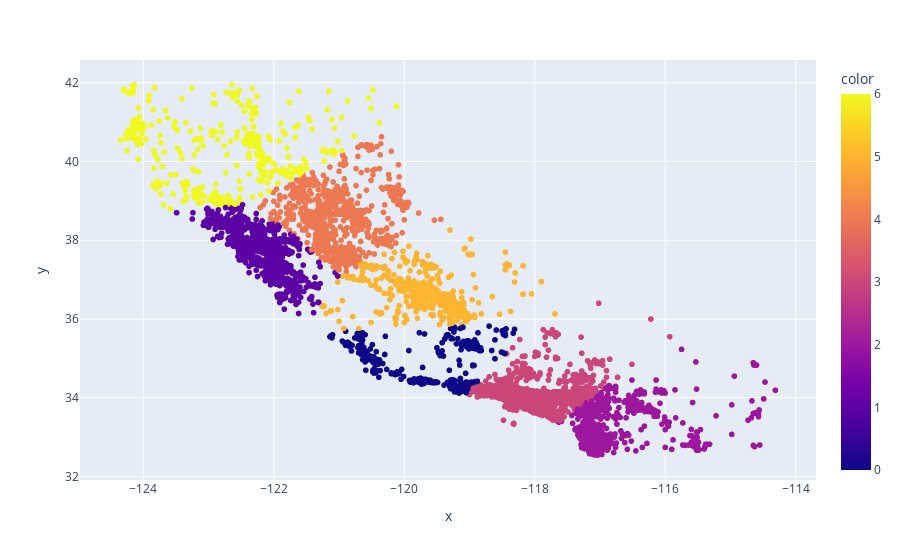

Write notebook code for a chart like this one.
### Code cell
import plotly.express as px

px.scatter(x=train_df['longitude'],y=train_df['latitude'],color=kmeans.labels_)

### Figure 1 — Plotly figure (JSON) as saved in the notebook; plotly's stock layout.template omitted (floating-point values rounded to 4 significant figures; data arrays with more than 128 entries replaced by an {"elided": "..."} marker saying what was removed)
{"data": [{"hovertemplate": "x=%{x}<br>y=%{y}<br>color=%{marker.color}<extra></extra>", "legendgroup": "", "marker": {"color": {"elided": "17000 int values"}, "coloraxis": "coloraxis", "symbol": "circle"}, "mode": "markers", "name": "", "showlegend": false, "type": "scattergl", "x": {"elided": "17000 float values"}, "xaxis": "x", "y": {"elided": "17000 float values"}, "yaxis": "y"}], "layout": {"coloraxis": {"colorbar": {"title": {"text": "color"}}, "colorscale": [[0, "#0d0887"], [0.1111, "#46039f"], [0.2222, "#7201a8"], [0.3333, "#9c179e"], [0.4444, "#bd3786"], [0.5556, "#d8576b"], [0.6667, "#ed7953"], [0.7778, "#fb9f3a"], [0.8889, "#fdca26"], [1, "#f0f921"]]}, "legend": {"tracegroupgap": 0}, "margin": {"t": 60}, "xaxis": {"anchor": "y", "domain": [0, 1], "title": {"text": "x"}}, "yaxis": {"anchor": "x", "domain": [0, 1], "title": {"text": "y"}}}}
